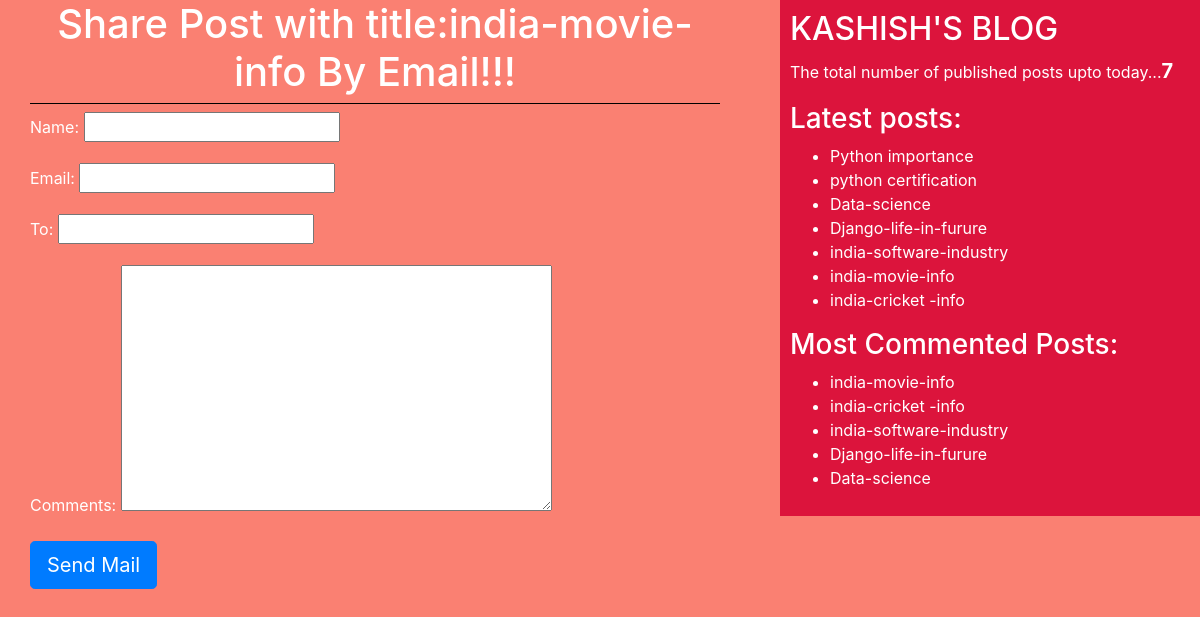
The app's page /2/share/ with its own data.
### blog/models.py (models this page shows, shortened)
class Post(models.Model):
    STATUS_CHOICES=(('draft','Draft'),('published','Published'))
    title=models.CharField(max_length=256)
    slug=models.SlugField(max_length=264,unique_for_date='publish')
    author=models.ForeignKey(User,related_name='blog_posts',on_delete=models.DO_NOTHING)
    body=models.TextField()
    publish=models.DateTimeField(default=timezone.now)
    created=models.DateTimeField(auto_now_add=True)
    updated=models.DateTimeField(auto_now=True)
    status=models.CharField(max_length=10,choices= STATUS_CHOICES,default='draft')
    objects=CustomManager()
    tags=TaggableManager()
    class Meta:
    	ordering=('-publish',)
    def get_absolute_url(self):
        return reverse('post_detail',args=[self.publish.year,self.publish.strftime('%m'),self.publish.strftime('%d'),self.slug])

### blog/views.py (the view)
# urls.py: re_path('(?P<id>\d+)/share/$',views.mail_send_view),
def mail_send_view(request,id):
	post=get_object_or_404(Post,id=id,status='published')
	sent=False
	if request.method =='POST':
		form=EmailSendForm(request.POST)
		if form.is_valid():
			cd=form.cleaned_data
			subject='{}({}) recommended you to read "{}"'.format(cd['name'],cd['email'],post.title)
			post_url=request.build_absolute_uri(post.get_absolute_url())
			message='Read Post At: \n {} \n\n{}\'s Comments:\n{}'.format(post_url,cd['name'],cd['comments'])
			send_mail(subject,message,'kashish@blog.com',[cd['to']])
			sent=True
	else:
		form=EmailSendForm()
	return render(request,'blog/sharebymail.html',{'form':form,'post':post,'sent':sent})

### blog/forms.py
class EmailSendForm(forms.Form):
	name=forms.CharField()
	email=forms.EmailField()
	to=forms.EmailField()
	comments=forms.CharField(required=False,widget=forms.Textarea)

### blog/models.py (called while the page is built)
    def get_queryset(self):
        return super().get_queryset().filter(status='published')

### blog/templatetags/blog_tags.py (called while the page is built)
@register.simple_tag
def total_posts():
	return Post.objects.count()

@register.inclusion_tag('blog/latest_posts.html')
def show_latest_posts():
	latest_posts=Post.objects.order_by('-publish')[:10]
	return {'latest_posts': latest_posts}

@register.simple_tag
def get_most_commented_posts(count=5):
	 return Post.objects.annotate(total_comments=Count('comments')).order_by('-total_comments')[:count]

### templates/blog/sharebymail.html (shortened to what this page needs)
{%extends 'blog/base.html' %}
	{%block content%}
	{%if sent%}
	<h1>Email Successfully Sent!!!</h1>
	<h2>Post with title:{{post.title}} information shared by Email!!</h2>
	{%else%}
	<h1>Share Post with title:{{post.title}} By Email!!!</h1>
	<form method='POST'>
		{{form.as_p}}
		<input type="submit" class="btn btn-primary btn-lg" value="Send Mail">
	</form>
	{%endif%}
	{%endblock%}

### templates/blog/base.html (shortened to what this page needs)
<!DOCTYPE html>
{%load blog_tags%}
{%load static%}
<html>
<head>
	<link rel="stylesheet" href="https://stackpath.bootstrapcdn.com/bootstrap/4.5.2/css/bootstrap.min.css">
	<link rel="stylesheet"  href="{%static "css/blog.css" %}">
</head>
<body>
	<div class="content">
		{%block content%}{%endblock%}
	</div>
	<div class="sidebar">
		<h2>KASHISH'S BLOG</h2>
		<p>The total number of published posts upto today...<span id='pcount'>{%total_posts%}</span></p>
		<h3>Latest posts:</h3>{%show_latest_posts%}
		<h3>Most Commented Posts:</h3>
		{%get_most_commented_posts as most_commented_posts%}
		<ul>
			{%for post in most_commented_posts %}
			<li><a href="{{post.get_absolute_url}}">{{post.title}}</a></li>
			{%endfor%}
		</ul>
	</div>
</body>
</html>

### templates/blog/latest_posts.html
<ul>
	{%for post in latest_posts%}
	<li><a href="{{post.get_absolute_url}}">{{post.title}}</a></li>
	{%endfor%}
</ul>

### static/css/blog.css (style rules this page uses)
.content { width: 60%; float: left; padding: 0 0 0 30px; background:salmon; height: 100%; }
.sidebar { width: 35%; float:right; padding: 10px; background:crimson; height: 100%; }
h1 { text-align: center; border-bottom: 1px solid black; padding-bottom: 7px; }
body { color: white; background:salmon; }
a { color:white; }
#pcount { font-size: 20px; color: white; font-weight: bold; }

### records on screen
Post: title "india-movie-info"
Post: title "Python importance"
Post: title "python certification"
Post: title "Data-science"
Post: title "Django-life-in-furure"
Post: title "india-software-industry"
Post: title "india-cricket -info"
